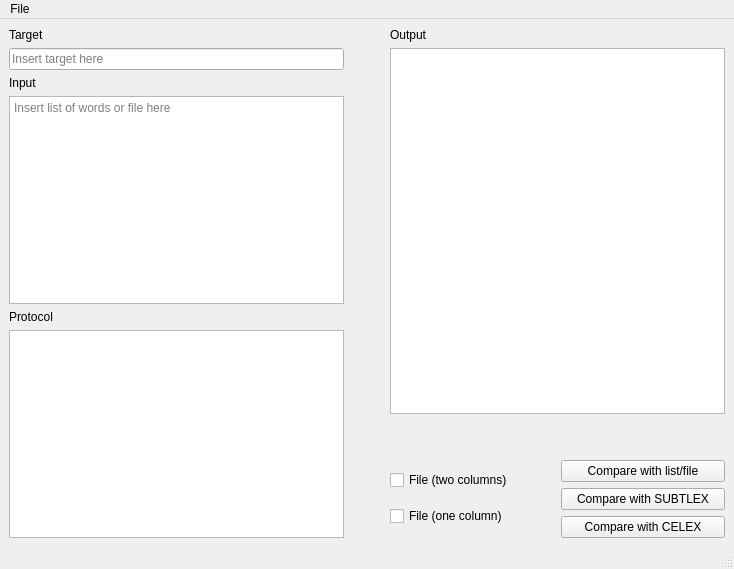
<?xml version="1.0" encoding="UTF-8"?>
<ui version="4.0">
 <class>MainWindow</class>
 <widget class="QMainWindow" name="MainWindow">
  <property name="geometry">
   <rect>
    <x>0</x>
    <y>0</y>
    <width>734</width>
    <height>569</height>
   </rect>
  </property>
  <property name="windowTitle">
   <string>PL20</string>
  </property>
  <widget class="QWidget" name="centralwidget">
   <layout class="QHBoxLayout" name="horizontalLayout_3">
    <item>
     <layout class="QHBoxLayout" name="horizontalLayout">
      <property name="sizeConstraint">
       <enum>QLayout::SetNoConstraint</enum>
      </property>
      <item>
       <layout class="QVBoxLayout" name="verticalLayout">
        <item>
         <widget class="QLabel" name="labelTarget">
          <property name="text">
           <string>Target</string>
          </property>
         </widget>
        </item>
        <item>
         <widget class="QLineEdit" name="target">
          <property name="acceptDrops">
           <bool>false</bool>
          </property>
          <property name="placeholderText">
           <string>Insert target here</string>
          </property>
         </widget>
        </item>
        <item>
         <widget class="QLabel" name="labelInput">
          <property name="text">
           <string>Input</string>
          </property>
         </widget>
        </item>
        <item>
         <widget class="QTextEdit" name="input">
          <property name="autoFillBackground">
           <bool>false</bool>
          </property>
          <property name="readOnly">
           <bool>true</bool>
          </property>
          <property name="placeholderText">
           <string>Insert list of words or file here</string>
          </property>
         </widget>
        </item>
        <item>
         <widget class="QLabel" name="labelProtocol">
          <property name="text">
           <string>Protocol</string>
          </property>
         </widget>
        </item>
        <item>
         <widget class="QTextEdit" name="protocol">
          <property name="acceptDrops">
           <bool>false</bool>
          </property>
          <property name="placeholderText">
           <string/>
          </property>
         </widget>
        </item>
       </layout>
      </item>
      <item>
       <spacer name="horizontalSpacer">
        <property name="orientation">
         <enum>Qt::Horizontal</enum>
        </property>
        <property name="sizeType">
         <enum>QSizePolicy::Maximum</enum>
        </property>
        <property name="sizeHint" stdset="0">
         <size>
          <width>40</width>
          <height>20</height>
         </size>
        </property>
       </spacer>
      </item>
      <item>
       <layout class="QVBoxLayout" name="verticalLayout_2">
        <item>
         <widget class="QLabel" name="labelOutput">
          <property name="text">
           <string>Output</string>
          </property>
         </widget>
        </item>
        <item>
         <widget class="QTextEdit" name="output">
          <property name="acceptDrops">
           <bool>false</bool>
          </property>
          <property name="readOnly">
           <bool>true</bool>
          </property>
         </widget>
        </item>
        <item>
         <spacer name="verticalSpacer">
          <property name="orientation">
           <enum>Qt::Vertical</enum>
          </property>
          <property name="sizeType">
           <enum>QSizePolicy::Minimum</enum>
          </property>
          <property name="sizeHint" stdset="0">
           <size>
            <width>20</width>
            <height>40</height>
           </size>
          </property>
         </spacer>
        </item>
        <item>
         <layout class="QHBoxLayout" name="horizontalLayout_2">
          <item>
           <layout class="QVBoxLayout" name="verticalLayout_4">
            <item>
             <widget class="QCheckBox" name="fileTwo">
              <property name="text">
               <string>File (two columns)</string>
              </property>
             </widget>
            </item>
            <item>
             <widget class="QCheckBox" name="fileOne">
              <property name="text">
               <string>File (one column)</string>
              </property>
             </widget>
            </item>
           </layout>
          </item>
          <item>
           <layout class="QVBoxLayout" name="verticalLayout_3">
            <item>
             <widget class="QPushButton" name="compareList">
              <property name="toolTip">
               <string>Click here to compare your target with a list of words</string>
              </property>
              <property name="toolTipDuration">
               <number>1</number>
              </property>
              <property name="text">
               <string>Compare with list/file</string>
              </property>
             </widget>
            </item>
            <item>
             <widget class="QPushButton" name="compareSub">
              <property name="toolTip">
               <string>Click here to compare your word with SUBTLEX</string>
              </property>
              <property name="text">
               <string>Compare with SUBTLEX</string>
              </property>
             </widget>
            </item>
            <item>
             <widget class="QPushButton" name="compareCel">
              <property name="toolTip">
               <string>Click here to compare your word with CELEX</string>
              </property>
              <property name="text">
               <string>Compare with CELEX</string>
              </property>
             </widget>
            </item>
           </layout>
          </item>
         </layout>
        </item>
       </layout>
      </item>
     </layout>
    </item>
   </layout>
  </widget>
  <widget class="QMenuBar" name="menubar">
   <property name="geometry">
    <rect>
     <x>0</x>
     <y>0</y>
     <width>734</width>
     <height>22</height>
    </rect>
   </property>
   <widget class="QMenu" name="menuMen">
    <property name="title">
     <string>File</string>
    </property>
    <addaction name="actionClose"/>
    <addaction name="actionHelp"/>
   </widget>
   <addaction name="menuMen"/>
  </widget>
  <widget class="QStatusBar" name="statusbar"/>
  <action name="actionClose">
   <property name="text">
    <string>Close</string>
   </property>
  </action>
  <action name="actionHelp">
   <property name="text">
    <string>Help</string>
   </property>
  </action>
 </widget>
 <resources/>
 <connections/>
</ui>
